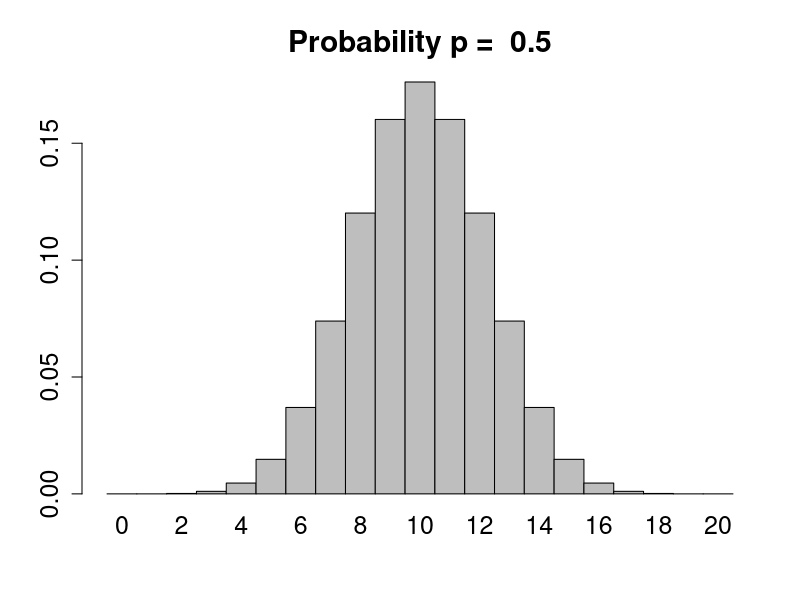

The R script that drew this image:
#To run it, type Rscript binomial_distribution

#Binomial distribution
#the number of sucess, the number of trials, and the success probability for each trial

x <- 0:20
y <- dbinom(x, 20, 0.5)
png(file = "dbinom0_5.png")
barplot(y, names.arg=x, space=0, main =  paste("Probability p = ", 0.50), cex.lab=1.5, cex.axis=1.5, cex.main=1.8, cex.sub=2.0, cex.names=1.5)





